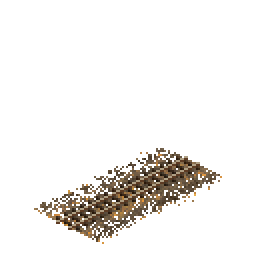
#> input picture infrastructure/rail_tracks/rail_060_tracks/refs/square_ns.png, 128 x 128 px (shown 2 times larger)
$ python measure_gauge.py
#> lines starting #> are read from the running program, lines starting #| are printed output that depends on the picture; after the words box and inside, x2 and y2 are one past the last pixel; in counts of white or black regions, pixels touching at a corner belong together
### tools/threed/render.py
"""Tiny numpy rasterizer for AI-directed pak128 modeling.

Why this and not OpenSCAD/Blender:

- The scene file must expose lighting, projection, and camera as
  scene-level parameters so the AI agent can edit them as part of
  modeling. OpenSCAD's preview lighting is hardcoded; Blender adds a
  GB of dependencies. A ~150-line numpy rasterizer is enough for
  hard-surface assets (terrain, bridges, low-poly buildings, vehicles).
- The renderer outputs the per-asset 128x128 RGBA PNG that
  `models/tools/diff.py` consumes.

Model / camera split:

- `Model` holds geometry only (verts + quads).  One model represents
  the asset's 3D parts and is built once per asset.
- `SquareCamera` / `HexCamera` hold projection-specific parameters
  (z-anchor, lighting, output geometry).  Each projection has its own
  composite-time conventions in pakset land — square absorbs a
  `,0,32`-style dat shift; hex composites the cell pixels directly —
  so a single camera abstraction can't represent both without a
  pile of "this only applies if projection=…" flags.
- `render(model, camera, layer_filter=…, out_path=…)` dispatches on
  camera type and emits one RGBA buffer per call.  Multi-projection
  baking is a model built once + multiple `render` calls with
  different cameras.

Usage in a scene file:

    from tools.threed.render import Model, SquareCamera, HexCamera, render
    m = Model()
    m.add_box((-0.5,-0.2,0), (0.5,0.2,0.05), (130,95,60))
    ...
    render(m, SquareCamera(screen_center_y=64), out_path="out.png")
    render(m, HexCamera(),                       out_path="out_hex.png")

Conventions:
- World axes: +x, +y horizontal; +z up.  Square tile spans [-0.5, 0.5]
  in x,y (side length 1.0).  Hex tile is bigger in world coords: corners
  at radius `HEX_TILE_RADIUS` (= 1.0) from origin, picked so the entry-
  edge length (= R for a regular hex) matches the square tile's side
  length — so one set of asset widths reads correctly under both
  projections (`PAVEMENT_HALF_W = 0.5` fills the entry edge in either).
- Square camera: yaw 45 deg around z, pitch ~29.5 deg above horizontal
  (calibrated against the texture_lightmap flat tile bbox).
- Hex camera: flat-top, no yaw — world +x is screen-right, world +y is
  screen-up.  Anchored to the engine's `HexGeom` (`tools/threed/hex_synth.py`,
  mirroring `synth_geometry.h`): the world hex of radius `HEX_TILE_RADIUS`
  maps onto the engine's W-wide × W/2-tall flat-top silhouette so a 3D
  scene shares one geometry source with the parametric ground bakers.
- Sun: from south, 60 deg above horizon (pak128 standard, see
  devdocs/128painting.txt).  Same world-space sun direction in both
  projections; what differs is only the projection of geometry.
"""
from __future__ import annotations

import math
from dataclasses import dataclass, field

import numpy as np
from PIL import Image

from .hex_synth import (
    DEFAULT_W, HEIGHT_STEP, HexGeom, hash_noise01, hex_height_raster_scale_y
)
from .way import HEX_TILE_RADIUS

# --- Camera / projection -----------------------------------------------------
YAW = np.deg2rad(45.0)
ELEV = np.deg2rad(29.5)
IMG_SIZE = 128
PIXELS_PER_UNIT = 128.0 / np.sqrt(2.0)
SCREEN_CENTER_X = IMG_SIZE / 2.0
SCREEN_CENTER_Y_GROUND = IMG_SIZE / 2.0 + 32.0  # 96: matches flat-tile bbox


# [4 lines left out: function dot, not called in this run]


def unit(v):
    v = np.asarray(v, dtype=float)
    return v / math.hypot(*v)


# Sun: from south (-y), 60 deg above horizon. Light travels +y (north) +
# downward.
SUN_DIR = unit([
    0.0,
    float(np.cos(np.deg2rad(60.0))),
    -float(np.sin(np.deg2rad(60.0))),
])


# [15 lines left out: function world_to_screen, not called in this run]


# --- Hex projection ----------------------------------------------------------
# Anchored to `HexGeom` (mirror of `synth_geometry.h`).  The world hex
# has corners at radius `HEX_TILE_RADIUS` from origin (R = 1.0 by
# default — see way.py for why).  Projection maps world (R, 0) → screen
# (W-1, mid_y) and (R/2, R·√3/2) → (3u, top_y), so x-scale =
# W/(2R) per world unit and y-scale = W/(2R·√3) per world unit (so the
# hex's y-extent ±R·√3/2 maps to screen-y ± W/4 = ±u).
#
# z-lift uses the same scale as square dimetric (PIXELS_PER_UNIT) so a
# given 3D part has a comparable on-screen height in both projections.
# The engine's terrain `lift = W/8 per height_step` is for ground-corner
# elevation in HEIGHT_STEP units; bespoke 3D scenes use the world-unit
# convention and need an absolute px/world_z scale, which we share with
# square dimetric.
HEX_Z_SCALE = PIXELS_PER_UNIT


# [134 lines left out: functions engine_z_per_step, hex_plan_clip, world_to_screen_hex, _quad_normal, _draw_triangle, not called in this run]


# --- Model --------------------------------------------------------------------
class Model:
    """Append-only collection of vertices and quads.  Pure geometry —
    no camera or projection state.  One `Model` populated by an asset's
    `build_*` functions, rendered through one or more cameras.

    A quad is `(i0, i1, i2, i3, color_rgb, layer, dither_keep, shader)` with
    vertices in CCW order seen from outside (so the cross product
    `(v1-v0) x (v3-v0)` points outward).
    """

    def __init__(self):
        self.verts: list[tuple] = []
        self.quads: list[tuple] = []

    # [47 lines left out: functions add_quad, add_box, not called in this run]


# --- Cameras ------------------------------------------------------------------
@dataclass
class SquareCamera:
    """Pak128 square dimetric camera.

    `screen_center_y` is the cell-y where world z=0 lands; the default
    `SCREEN_CENTER_Y_GROUND=96` matches a flat-tile-bbox bottom at
    cell-y=96 (the pak128 visible-centre convention).  Bridges drop
    this to absorb the typical `,0,N` dat composite shift — the dat
    adds N back at draw time, so a non-default `screen_center_y` plus
    a matching dat offset sums to the engine's per-tile anchor.
    """
    screen_center_y: float = SCREEN_CENTER_Y_GROUND
    ambient: float = 0.25
    sun_dir: tuple | None = None  # None → SUN_DIR
    img_size: int = IMG_SIZE


@dataclass
class HexCamera:
    """Flat-top hex camera anchored to the engine's `HexGeom`.

    `anchor_y` is the cell-y where world z=0 lands; `None` defaults to
    `geom.mid_y` (correct for ground-level assets).  Bridges anchor
    below `mid_y` so the cell pixels carry the offset that pak128
    square gets from its `,0,N` dat shift — hex pakset entries
    composite without a dat shift.
    """
    anchor_y: int | None = None
    ambient: float = 0.25
    sun_dir: tuple | None = None
    geom: HexGeom = field(default_factory=HexGeom)
    # World (x, y) drawn at the cell centre and clipped to: the tile of
    # a multi-tile model.  `levels` stacks that many cells, each a
    # raster width higher, as the engine draws a building's heights.
    centre: tuple[float, float] = (0.0, 0.0)
    levels: int = 1


# --- Render -------------------------------------------------------------------
# [62 lines left out: function render, not called in this run]

### infrastructure/rail_tracks/rail_060_tracks/measure_gauge.py
#!/usr/bin/env python3
"""Measure rail gauge from a pak128 square-dimetric track sprite by
fitting two parallel lines to the rail-head pixels.

Why this exists: eyeballing "rails look about N pixels apart" mixes up
horizontal screen distance with the perpendicular gauge — they differ
by a factor of √(1 + slope²) for the dimetric projection's diagonal
rails.  This script does the conversion once, against the actual
reference, so `RailParams.rail_gauge_half` is set from data rather
than from a sibling asset's calibration.

Pipeline:
  1. Find rail-head pixels by exact RGB match (pak128 rails are a
     single solid colour with no anti-aliasing).
  2. Fit one line through all of them, then split into two clusters
     by sign of residual; refit each.
  3. Verify the two lines are near-parallel; report perpendicular
     distance in screen pixels.
  4. Invert the dimetric projection to recover the world half-gauge.

The conversion factor (`PERP_PX_PER_HALF_GAUGE`) is derived from
`tools/threed/render.py`'s YAW=45°, ELEV=29.5°, PIXELS_PER_UNIT=128/√2,
applied to the rail-pair displacement (Δworld = (2G, 0, 0)) for a
NS-running track; the EW case mirrors and lands on the same number.
"""
from __future__ import annotations

import math
from pathlib import Path

import numpy as np
from PIL import Image

from tools.threed.render import ELEV, PIXELS_PER_UNIT, YAW


HERE = Path(__file__).resolve().parent

# Pak128 rail-head colour in `rail_060_tracks.png` cells 1.5 / 1.6.
PAK128_RAIL_RGB = (174, 159, 132)


def _projection_factors():
    """Return (rail_axis_screen_len_per_world_unit,
    perp_screen_px_per_world_half_gauge) for a NS-running rail.

    Square dimetric: world (x,y,z) → screen (sx,sy).  The rail axis is
    +y in world; the gauge displacement is +x in world.  Both project
    to screen vectors whose magnitudes we need to convert px ↔ world.
    """
    cy, sy = math.cos(-YAW), math.sin(-YAW)
    a = -(math.pi / 2.0 - ELEV)
    ca, sa = math.cos(a), math.sin(a)

    def world_to_screen_offset(dx, dy, dz):
        x1 = cy * dx - sy * dy
        y1 = sy * dx + cy * dy
        z1 = dz
        y2 = ca * y1 - sa * z1
        return (x1 * PIXELS_PER_UNIT, -y2 * PIXELS_PER_UNIT)

    rail_axis = world_to_screen_offset(0.0, 1.0, 0.0)
    rail_axis_len = math.hypot(*rail_axis)
    rail_unit = (rail_axis[0] / rail_axis_len, rail_axis[1] / rail_axis_len)
    perp_unit = (-rail_unit[1], rail_unit[0])

    pair_disp = world_to_screen_offset(2.0, 0.0, 0.0)  # rail+ minus rail- per world half-G
    perp_px_per_full_gauge = abs(pair_disp[0] * perp_unit[0]
                                 + pair_disp[1] * perp_unit[1])
    perp_px_per_half_gauge = perp_px_per_full_gauge

    return rail_axis_len, perp_px_per_half_gauge


RAIL_AXIS_PX_PER_UNIT, PERP_PX_PER_HALF_GAUGE = _projection_factors()


def measure(png_path: Path, rail_rgb=PAK128_RAIL_RGB):
#> called with rail_rgb = (174, 159, 132)
    img = np.array(Image.open(png_path).convert("RGBA"))
#> img is the input picture: shape (128, 128, 4); mean R, G, B, A 10.6, 8.5, 6, 24.7
    r, g, b, a = (img[:, :, i] for i in range(4))
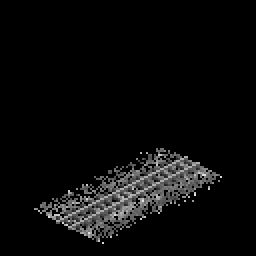
#> r: shape (128, 128) (shown 2 times larger); min 0, max 234, mean 10.6
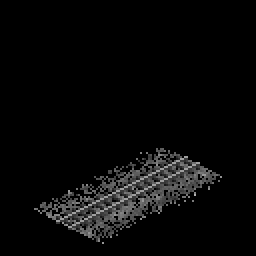
#> g: shape (128, 128) (shown 2 times larger); min 0, max 177, mean 8.5
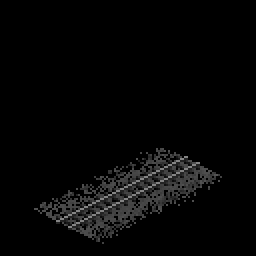
#> b: shape (128, 128) (shown 2 times larger); min 0, max 132, mean 6
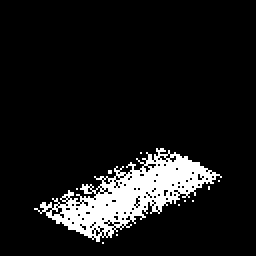
#> a: shape (128, 128) (shown 2 times larger); 9.7% white; 11 white regions (10 under 20 px), largest, box (x1, y1, x2, y2) and area: (17, 74, 111, 121) 1571
    mask = (a > 0) & (r == rail_rgb[0]) & (g == rail_rgb[1]) & (b == rail_rgb[2])
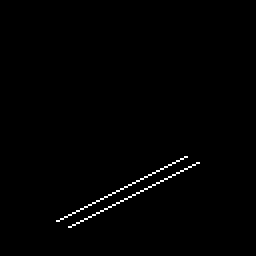
#> mask: shape (128, 128) bool (shown 2 times larger); 0.81% white in thin lines or dots, all inside (x1, y1, x2, y2) = (28, 78, 100, 114)
    ys, xs = np.where(mask)
#> ys = 132 values from 78 to 113; xs = 132 values, max 99 at index 9, min 28 at index 122, mean 63.5
    if len(xs) < 10:
        raise RuntimeError(
            f"{png_path.name}: only {len(xs)} rail-coloured pixels — "
            f"check rail_rgb={rail_rgb}.")

    A = np.vstack([xs, np.ones_like(xs)]).T
#> A = 132 pairs, first value 28 to 99, second value 1 to 1
    m_all, b_all = np.linalg.lstsq(A, ys, rcond=None)[0]
#> m_all = -0.475; b_all = 125.7
    res = ys - (m_all * xs + b_all)
#> res = 132 values, max 3.95 at index 131, min -3.95 at index 0, mean -4.44e-14
    upper = res < 0
    lower = ~upper

    fits = {}
    for label, sel in (("upper", upper), ("lower", lower)):
        xx, yy = xs[sel], ys[sel]
        A = np.vstack([xx, np.ones_like(xx)]).T
        m, b = np.linalg.lstsq(A, yy, rcond=None)[0]
        fits[label] = (m, b, len(xx))
#> this loop made 2 passes
#> (label, m, b) on passes 1 to 2: ('upper', -0.5, 124.2), ('lower', -0.5, 130.2)
#> after the loop, fits = {'upper': (-0.5, 124.2, 66), 'lower': (-0.5, 130.2, 66)}

    m_u, b_u, n_u = fits["upper"]
#> m_u = -0.5; b_u = 124.2; n_u = 66
    m_l, b_l, n_l = fits["lower"]
#> m_l = -0.5; b_l = 130.2; n_l = 66
    if abs(m_u - m_l) > 0.05:
        raise RuntimeError(
            f"{png_path.name}: rail slopes diverge: {m_u:.4f} vs {m_l:.4f}.")
    m = 0.5 * (m_u + m_l)
    perp_px = abs(b_l - b_u) / math.sqrt(1.0 + m * m)
#> perp_px = 5.37
    half_gauge_world = perp_px / PERP_PX_PER_HALF_GAUGE
#> half_gauge_world = 0.0474
    return {
        "n_pixels": len(xs),
        "slope_upper": m_u, "intercept_upper": b_u, "n_upper": n_u,
        "slope_lower": m_l, "intercept_lower": b_l, "n_lower": n_l,
        "perp_px": perp_px,
        "half_gauge_world": half_gauge_world,
    }


def main():
    print(f"projection: rail_axis_px_per_unit={RAIL_AXIS_PX_PER_UNIT:.3f}, "
          f"perp_px_per_half_gauge={PERP_PX_PER_HALF_GAUGE:.3f}")
    print()
    targets = [
        ("NS (cell 1.5)", HERE / "refs" / "square_ns.png"),
        ("EW (cell 1.6)", HERE / "refs" / "square_ew.png"),
    ]
    halves = []
    for label, path in targets:
        if not path.exists():
            print(f"{label}: missing {path} — run build.py to crop refs first.")
            continue
        m = measure(path)
#> m = 9 items
        print(f"=== {label} ===")
        print(f"  upper: slope={m['slope_upper']:+.4f} intercept={m['intercept_upper']:.3f} (n={m['n_upper']})")
#|   upper: slope=-0.4997 intercept=124.229 (n=66)
        print(f"  lower: slope={m['slope_lower']:+.4f} intercept={m['intercept_lower']:.3f} (n={m['n_lower']})")
#|   lower: slope=-0.4997 intercept=130.227 (n=66)
        print(f"  perp distance (px): {m['perp_px']:.3f}")
#|   perp distance (px): 5.365
        print(f"  → world half-gauge: {m['half_gauge_world']:.5f}")
#|   → world half-gauge: 0.04744
        halves.append(m["half_gauge_world"])
#> pass 2 of the loop in main, `for label, path in targets:`:
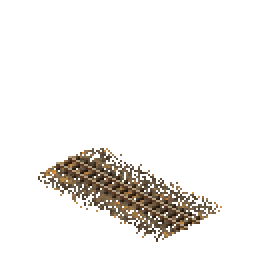
#> input picture infrastructure/rail_tracks/rail_060_tracks/refs/square_ew.png, 128 x 128 px (shown 2 times larger)
#> in measure, img is the input picture: shape (128, 128, 4); mean R, G, B, A 10.7, 8.5, 6, 24.9
#> in measure (call 2), `r, g, b, a = (img[:, :, i] for i in range(4))`:
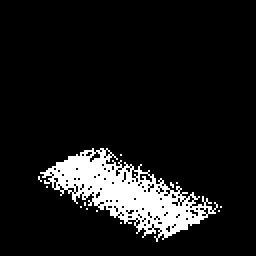
#> a: shape (128, 128) (shown 2 times larger); 9.8% white; 13 white regions (12 under 20 px), largest, box (x1, y1, x2, y2) and area: (20, 74, 109, 121) 1585
#> in measure (call 2), `mask = (a > 0) & (r == rail_rgb[0]) & (g == rail_rgb[1]) & (b == rail_..`:
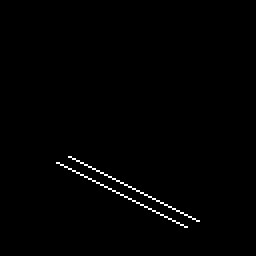
#> mask: shape (128, 128) bool (shown 2 times larger); 0.81% white in thin lines or dots, all inside (x1, y1, x2, y2) = (28, 78, 100, 114)
#> xs = 132 values, max 99 at index 125, min 28 at index 6, mean 63.5
#> m_all = 0.475; b_all = 65.31
#> res = 132 values, max 3.95 at index 130, min -3.95 at index 1, mean -4.68e-14
#> the loop in measure (call 2), `for label, sel in (("upper", upper), ("lower", lower)):` made 2 passes
#> (label, m, b) on passes 1 to 2: ('upper', 0.5, 60.77), ('lower', 0.5, 66.77)
#> after the loop in measure (call 2), `for label, sel in (("upper", upper), ("lower", lower)):`: fits = {'upper': (0.5, 60.77, 66), 'lower': (0.5, 66.77, 66)}
#> m_u = 0.5; b_u = 60.77
#> m_l = 0.5; b_l = 66.77
#|   upper: slope=+0.4997 intercept=60.773 (n=66)
#|   lower: slope=+0.4997 intercept=66.771 (n=66)
#|   perp distance (px): 5.365
#|   → world half-gauge: 0.04744
    if halves:
        mean = sum(halves) / len(halves)
#> mean = 0.0474
        print()
        print(f"mean half-gauge across {len(halves)} cells: {mean:.5f}")
#| mean half-gauge across 2 cells: 0.04744
        print(f"suggested RAIL_GAUGE_HALF = {mean:.4f}")
#| suggested RAIL_GAUGE_HALF = 0.0474


if __name__ == "__main__":
    main()
